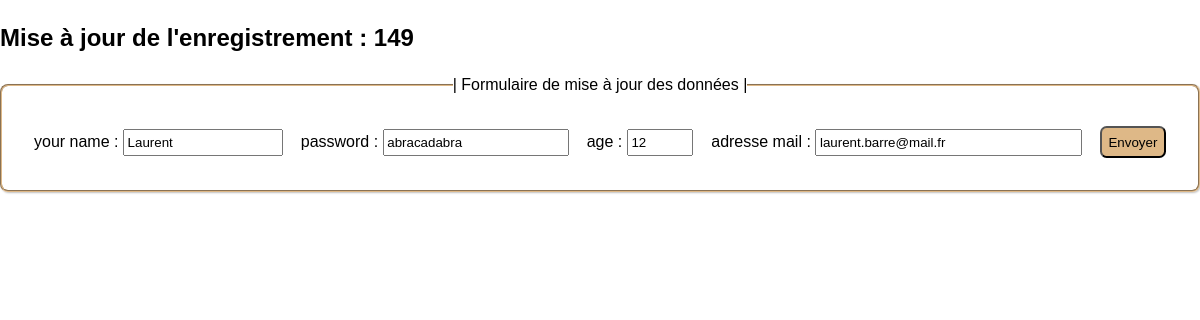
The app's page /Controlers/CheckReccUpdate_ctrl.php?upd_Id=149 with its own data.
### tables this page shows
CREATE TABLE `users` (
  `id` int(11) NOT NULL,
  `username` varchar(100) NOT NULL,
  `password` varchar(32) NOT NULL,
  `age` int(3) NOT NULL,
  `email` varchar(100) NOT NULL
);

### bdd/selectReccUpdate_sql.php (called while the page is built)
<?php
  function selectIdUpdate($getReccIdUpd){
    require 'connex_bdd.php';
    $request = "SELECT * FROM users WHERE id = ?";
    $pdostmt = $connectToBdd->prepare($request);
    $pdostmt->bindValue(1, $getReccIdUpd, PDO::PARAM_INT);
    $pdostmt->execute();
    return $pdostmt->fetch(PDO::FETCH_OBJ);
  }

### views/templates/formUpdate_tpl.php (the view, shortened to what this page needs)
<?php
  require 'doctype.php';
?>
<h1>Mise à jour de l'enregistrement : <?= intval($_GET['upd_Id']); ?></h1>
<fieldset>
<legend>| Formulaire de mise à jour des données |</legend>
  <form action='..\bdd\saveDatasUpdate_sql.php' method="POST">
    <label for="name">your name :
      <input type="text" name="username" id="name" value="<?= $currentId->username; ?>" >
    </label>
    <label for="password">password :
      <input type="type" name="password" id="password" value="<?= $currentId->password; ?>">
    </label>
    <label for="age">age :
      <input type="number" name="age" id="age" min="0" max="99" value="<?= $currentId->age; ?>">
    </label>
    <label for="mail">adresse mail :
      <input type="email" name="email" id="mail" value="<?= $currentId->email; ?>">
    </label>
    <button class="btn_send">Envoyer</button>
  </form>
  </fieldset>
<br>
<?php require 'footer.php'; ?>

### asset/css/style.css (style rules this page uses)
* { box-sizing: border-box; margin: 0px; padding: 0px; }
body { font-size: 100%; font-family: sans-serif; }
h1 { margin-top: 1em; margin-bottom: 1em; }
legend { text-align: center; }
form { padding: 2em; display: flex; justify-content: space-between; align-items: center; }
fieldset { border-color: burlywood; box-shadow: 1px 1px 2px silver; border-radius: 0.5em; }
input { padding: 0.3em 0.2em; }
input[type="number"] { width: 5em; }
input[type="text"]:nth-child(1), input[type="password"] { width: 12em; }
input[type="email"] { width: 20em; }
.btn_send { outline: none; background-color: burlywood; }
.btn_send { border-radius: 0.5em; padding: 0.5em; align-self: center; }

### records on screen
users: username "Laurent", password "abracadabra", age "12", email "laurent.barre@mail.fr"

### other values on screen
$_GET['upd_Id'] "149"
